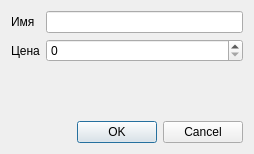
<?xml version="1.0" encoding="UTF-8"?>
<ui version="4.0">
 <class>DialogNew</class>
 <widget class="QDialog" name="DialogNew">
  <property name="geometry">
   <rect>
    <x>0</x>
    <y>0</y>
    <width>254</width>
    <height>154</height>
   </rect>
  </property>
  <property name="windowTitle">
   <string>Новый элемент</string>
  </property>
  <layout class="QVBoxLayout" name="verticalLayout">
   <item>
    <layout class="QFormLayout" name="formLayout">
     <item row="0" column="0">
      <widget class="QLabel" name="label">
       <property name="text">
        <string>Имя</string>
       </property>
      </widget>
     </item>
     <item row="0" column="1">
      <widget class="QLineEdit" name="edName"/>
     </item>
     <item row="1" column="0">
      <widget class="QLabel" name="label_2">
       <property name="text">
        <string>Цена</string>
       </property>
      </widget>
     </item>
     <item row="1" column="1">
      <widget class="QSpinBox" name="edPrice">
       <property name="maximum">
        <number>10000</number>
       </property>
      </widget>
     </item>
    </layout>
   </item>
   <item>
    <widget class="QDialogButtonBox" name="buttonBox">
     <property name="orientation">
      <enum>Qt::Horizontal</enum>
     </property>
     <property name="standardButtons">
      <set>QDialogButtonBox::Cancel|QDialogButtonBox::Ok</set>
     </property>
    </widget>
   </item>
  </layout>
 </widget>
 <resources/>
 <connections>
  <connection>
   <sender>buttonBox</sender>
   <signal>accepted()</signal>
   <receiver>DialogNew</receiver>
   <slot>accept()</slot>
   <hints>
    <hint type="sourcelabel">
     <x>248</x>
     <y>254</y>
    </hint>
    <hint type="destinationlabel">
     <x>157</x>
     <y>274</y>
    </hint>
   </hints>
  </connection>
  <connection>
   <sender>buttonBox</sender>
   <signal>rejected()</signal>
   <receiver>DialogNew</receiver>
   <slot>reject()</slot>
   <hints>
    <hint type="sourcelabel">
     <x>316</x>
     <y>260</y>
    </hint>
    <hint type="destinationlabel">
     <x>286</x>
     <y>274</y>
    </hint>
   </hints>
  </connection>
 </connections>
</ui>
